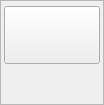
<?xml version="1.0" encoding="UTF-8"?>
<ui version="4.0">
 <class>Form</class>
 <widget class="QWidget" name="Form">
  <property name="geometry">
   <rect>
    <x>0</x>
    <y>0</y>
    <width>104</width>
    <height>105</height>
   </rect>
  </property>
  <property name="sizePolicy">
   <sizepolicy hsizetype="Maximum" vsizetype="Maximum">
    <horstretch>0</horstretch>
    <verstretch>0</verstretch>
   </sizepolicy>
  </property>
  <property name="minimumSize">
   <size>
    <width>100</width>
    <height>105</height>
   </size>
  </property>
  <property name="maximumSize">
   <size>
    <width>104</width>
    <height>105</height>
   </size>
  </property>
  <property name="font">
   <font>
    <pointsize>10</pointsize>
    <weight>75</weight>
    <bold>true</bold>
   </font>
  </property>
  <property name="windowTitle">
   <string>Form</string>
  </property>
  <property name="styleSheet">
   <string notr="true">QFrame.PeripheralCollection{
border-top-left-radius: 10px;
border-top-right-radius: 10px;
border-bottom-right-radius: 10px;
border-bottom-left-radius: 10px;
border: 1px solid black;
background: qlineargradient(x1: 0, y1: 0, x2: 0, y2: 1,
stop: 0 rgb(97, 146, 121), stop: 0.5 rgb(65, 89, 111));

}
 QLabel {
color: white;
background:transparent;
}

</string>
  </property>
  <layout class="QVBoxLayout" name="verticalLayout">
   <property name="spacing">
    <number>0</number>
   </property>
   <property name="margin">
    <number>0</number>
   </property>
   <item>
    <widget class="QFrame" name="widgetFrameOuter">
     <property name="sizePolicy">
      <sizepolicy hsizetype="Preferred" vsizetype="Preferred">
       <horstretch>0</horstretch>
       <verstretch>0</verstretch>
      </sizepolicy>
     </property>
     <property name="minimumSize">
      <size>
       <width>80</width>
       <height>0</height>
      </size>
     </property>
     <property name="styleSheet">
      <string notr="true"/>
     </property>
     <property name="frameShape">
      <enum>QFrame::StyledPanel</enum>
     </property>
     <property name="frameShadow">
      <enum>QFrame::Raised</enum>
     </property>
     <property name="class" stdset="0">
      <string>ControlWidget</string>
     </property>
     <layout class="QVBoxLayout" name="verticalLayout_3">
      <property name="spacing">
       <number>2</number>
      </property>
      <property name="leftMargin">
       <number>3</number>
      </property>
      <property name="topMargin">
       <number>2</number>
      </property>
      <property name="rightMargin">
       <number>3</number>
      </property>
      <property name="bottomMargin">
       <number>3</number>
      </property>
      <item>
       <widget class="QFrame" name="ImageFrame">
        <property name="sizePolicy">
         <sizepolicy hsizetype="Expanding" vsizetype="Expanding">
          <horstretch>0</horstretch>
          <verstretch>0</verstretch>
         </sizepolicy>
        </property>
        <property name="minimumSize">
         <size>
          <width>90</width>
          <height>70</height>
         </size>
        </property>
        <property name="styleSheet">
         <string notr="true"/>
        </property>
        <layout class="QGridLayout" name="gridLayout_3">
         <property name="leftMargin">
          <number>0</number>
         </property>
         <property name="topMargin">
          <number>3</number>
         </property>
         <property name="rightMargin">
          <number>0</number>
         </property>
         <property name="bottomMargin">
          <number>0</number>
         </property>
         <property name="horizontalSpacing">
          <number>0</number>
         </property>
         <property name="verticalSpacing">
          <number>2</number>
         </property>
         <item row="1" column="0">
          <widget class="QLabel" name="value">
           <property name="font">
            <font>
             <pointsize>9</pointsize>
             <weight>50</weight>
             <bold>false</bold>
            </font>
           </property>
           <property name="text">
            <string/>
           </property>
           <property name="alignment">
            <set>Qt::AlignCenter</set>
           </property>
          </widget>
         </item>
         <item row="0" column="0">
          <widget class="QPushButton" name="button">
           <property name="styleSheet">
            <string notr="true">min-height:50;</string>
           </property>
           <property name="text">
            <string/>
           </property>
          </widget>
         </item>
        </layout>
       </widget>
      </item>
     </layout>
    </widget>
   </item>
  </layout>
 </widget>
 <resources/>
 <connections>
  <connection>
   <sender>button</sender>
   <signal>clicked()</signal>
   <receiver>Form</receiver>
   <slot>clicked()</slot>
   <hints>
    <hint type="sourcelabel">
     <x>77</x>
     <y>28</y>
    </hint>
    <hint type="destinationlabel">
     <x>127</x>
     <y>31</y>
    </hint>
   </hints>
  </connection>
 </connections>
 <slots>
  <slot>clicked()</slot>
 </slots>
</ui>
